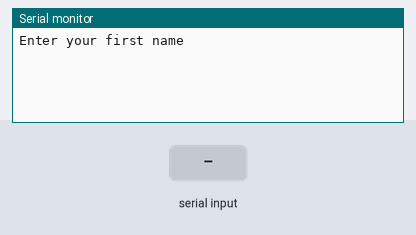
Recording of a sketch running on a simulated Arduino Uno, built with avr-gcc and run on an emulated ATmega328P. Parts: the last lines printed to the serial monitor. The inputs (shaded band) are chosen by the test bench.

Above: at 1.2 s.
1.3 s: "1" received over Serial
At 3.3 s:
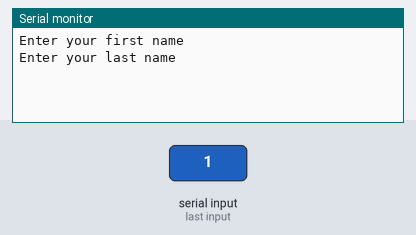
3.8 s: "0" received over Serial
At 5.7 s:
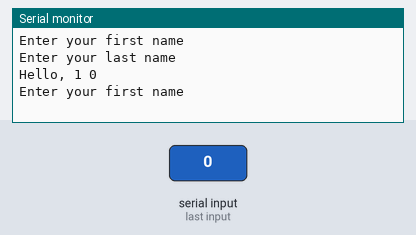

Measured:
- after the input at 1.3 s, the serial monitor: prints a new line after 1.0 s (image 1)
- after the input at 3.8 s, the serial monitor: prints a new line after 1.0 s (image 2)

The sketch:

may21i_combiningStrings.ino
```cpp
void setup() {
  Serial.begin(9600);
}

void loop() {

  String fname = "";
  String lname = "";

  // Ask for and read first name
  Serial.println("Enter your first name");
  while ( fname.equals("") ) {
    fname = Serial.readString();
  }

  // Ask for and read last name
  Serial.println("Enter your last name");
  while ( lname.equals("") ) {
    lname = Serial.readString();
  }

  // Concatenate first and last name with a space in between
  fname.concat(" ");
  fname.concat(lname);

  // Say hello to the user
  Serial.print("Hello, ");
  Serial.println(fname);
  Serial.println();
}
```
